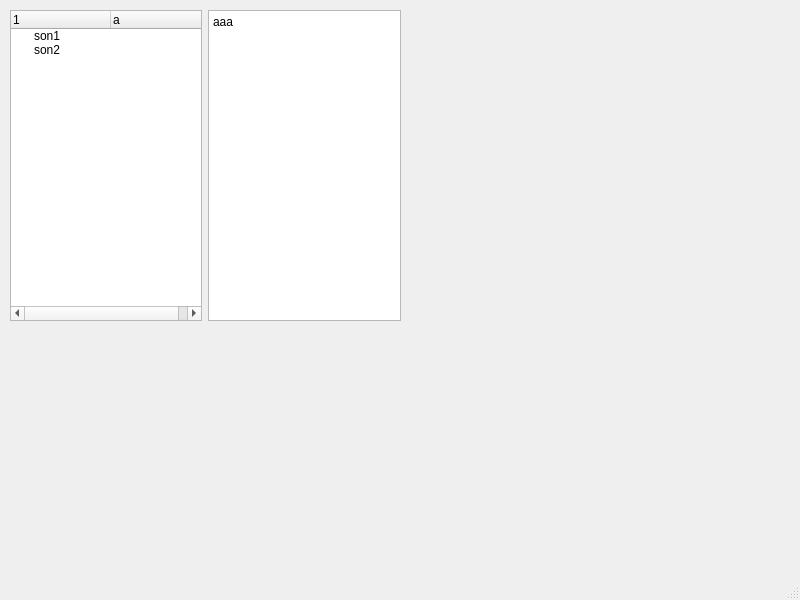
<?xml version="1.0" encoding="UTF-8"?>
<ui version="4.0">
 <class>MainWindow</class>
 <widget class="QMainWindow" name="MainWindow">
  <property name="geometry">
   <rect>
    <x>0</x>
    <y>0</y>
    <width>800</width>
    <height>600</height>
   </rect>
  </property>
  <property name="windowTitle">
   <string>MainWindow</string>
  </property>
  <widget class="QWidget" name="centralwidget">
   <widget class="QWidget" name="horizontalLayoutWidget">
    <property name="geometry">
     <rect>
      <x>10</x>
      <y>10</y>
      <width>391</width>
      <height>311</height>
     </rect>
    </property>
    <layout class="QHBoxLayout" name="horizontalLayout">
     <item>
      <widget class="QTreeWidget" name="treeWidget">
       <column>
        <property name="text">
         <string>1</string>
        </property>
       </column>
       <column>
        <property name="text">
         <string>a</string>
        </property>
       </column>
       <item>
        <property name="text">
         <string>son1</string>
        </property>
       </item>
       <item>
        <property name="text">
         <string>son2</string>
        </property>
       </item>
      </widget>
     </item>
     <item>
      <widget class="QPlainTextEdit" name="plainTextEdit">
       <property name="plainText">
        <string>aaa</string>
       </property>
      </widget>
     </item>
    </layout>
   </widget>
  </widget>
  <widget class="QMenuBar" name="menubar">
   <property name="geometry">
    <rect>
     <x>0</x>
     <y>0</y>
     <width>800</width>
     <height>22</height>
    </rect>
   </property>
  </widget>
  <widget class="QStatusBar" name="statusbar"/>
 </widget>
 <resources/>
 <connections/>
</ui>
